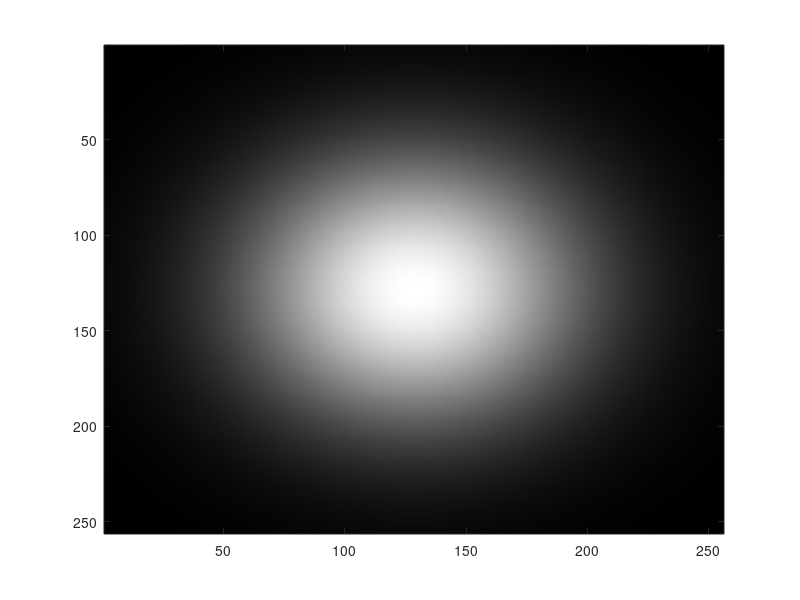

Source code (MATLAB):
Sigma = 10;
ImageSize = [256 256];
dd = 2/370;
xc = 1;
Theta1 = [0 0.1];
Theta2 = [0.11 0];
nof = 370;
%leng = log2(20*nof) + 1;
% for i = 1:(nof*10)
%    Theta1 = [Theta1 [0 0.1]];
% end
% for i = 1:(nof*20)
%    Theta2 = [Theta2 [0.1 0]];
% end

%h = fspecial('gaussian',ImageSize,Sigma);
%nof = 360*10; % nof = 370 * time;
nof = 40;
h = fspecial('gaussian',ImageSize,Sigma);
colormap(gray(256));
for j = 1:nof
   h = fspecial('gaussian',ImageSize,Sigma);
   imagesc(h);
   F(j) = getframe;
   Sigma = Sigma +(1);
   %h = h.*((xc-dd)*(Theta1(j)+Theta2(j))/(2*Sigma));
end
movie(F,100,370)


